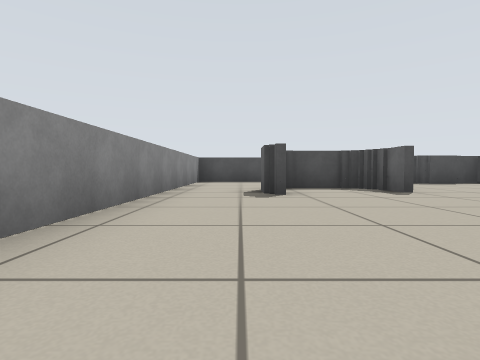
view 1 (above)

20 first-person views from a walk through a Stage world. The camera is 0.39 m above the floor, tilts 2° down and sees 80° across. The lines on the ground mark 1 m squares. The floor is counted in squares, 1 m on a side. Each view is taken from the middle of a square. On the plan, view 1 faces up. The plan holds only what a view shows up to about 9 squares ahead; the rest is blank. Robots are left out.

view 2
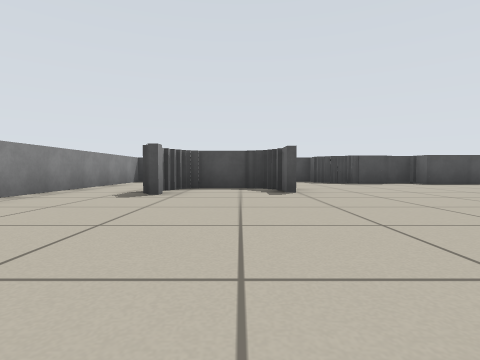

view 3
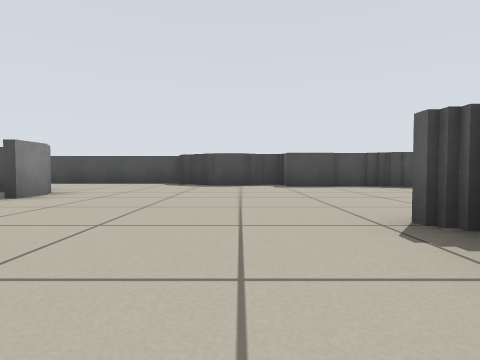

view 4
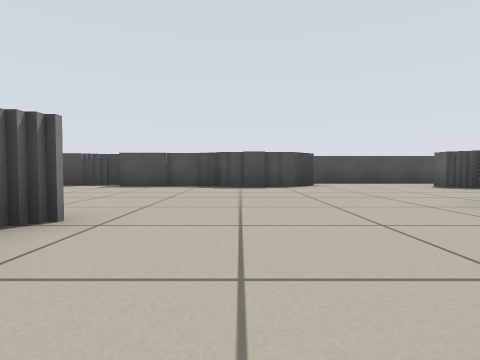

view 5
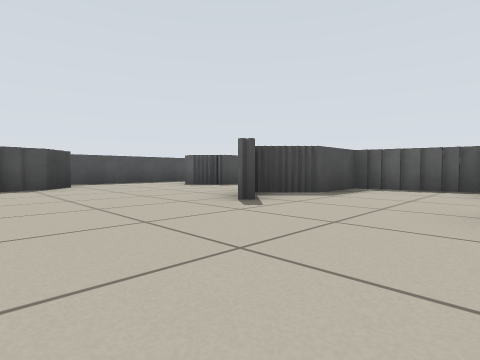

view 6
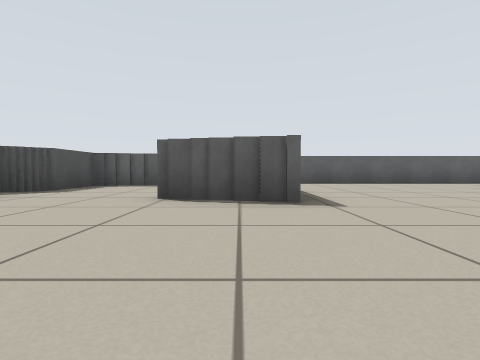

view 7
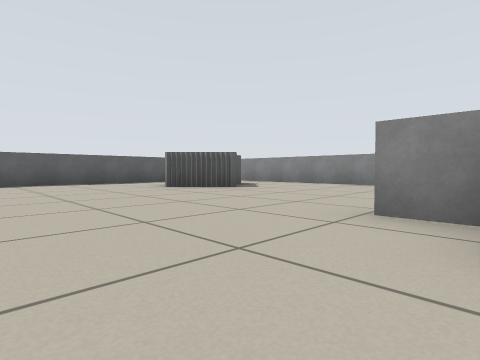

view 8
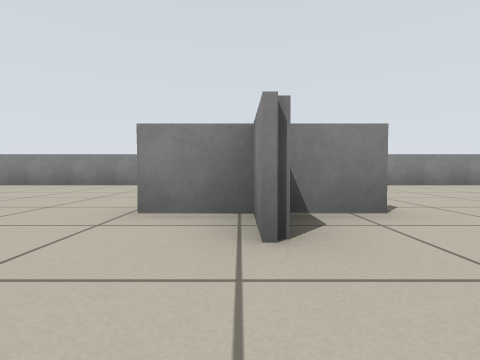

view 9
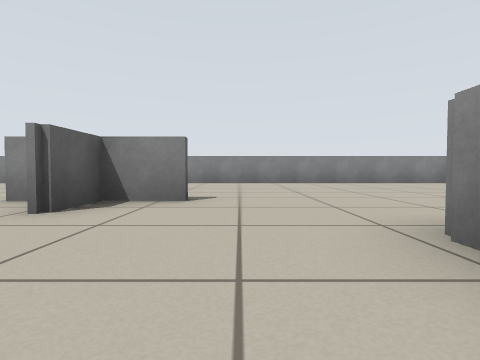

view 10
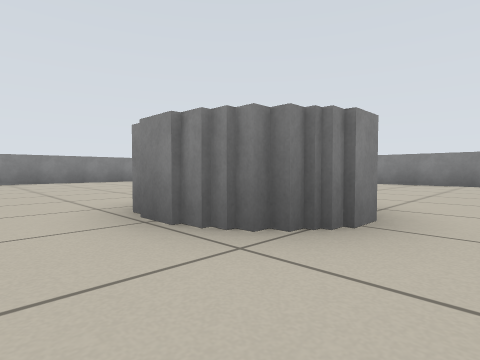

view 11
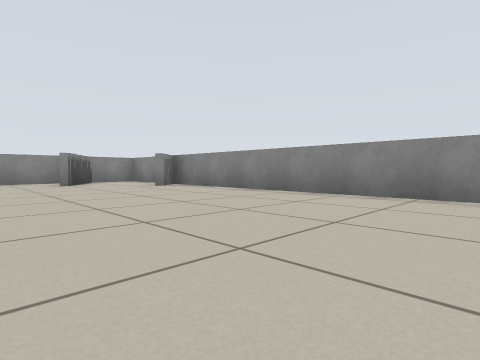

view 12
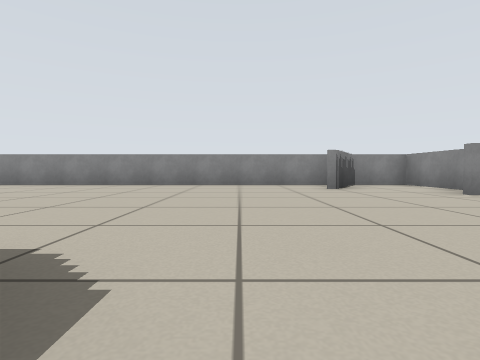

view 13
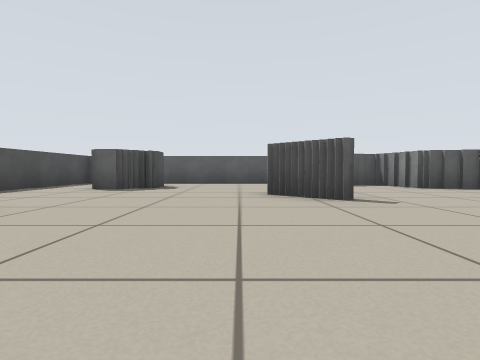

view 14
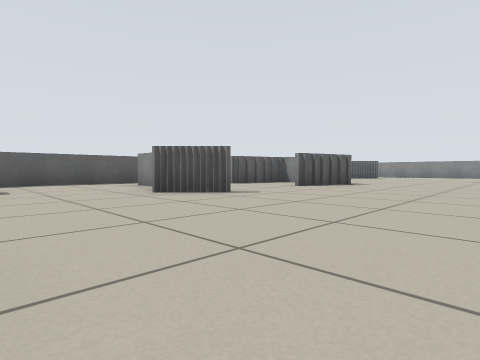

view 15
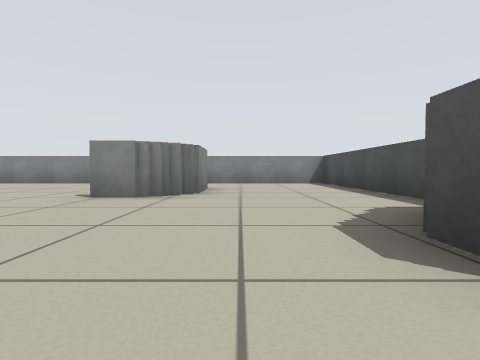

view 16
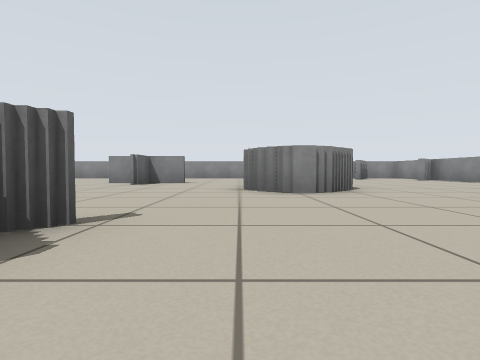

view 17
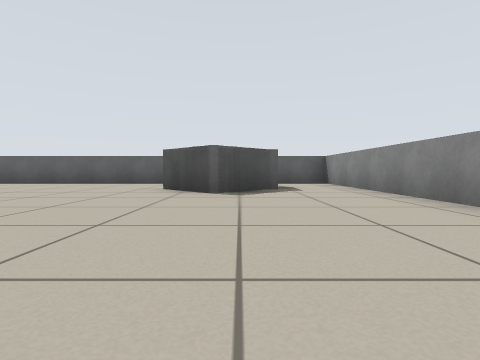

view 18
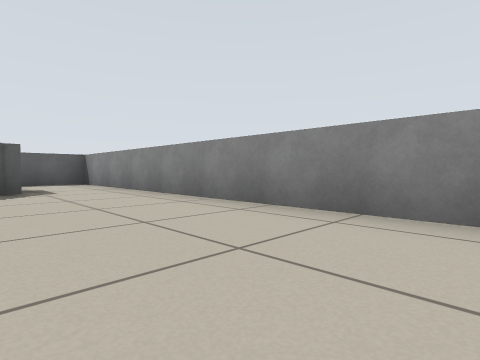

view 19
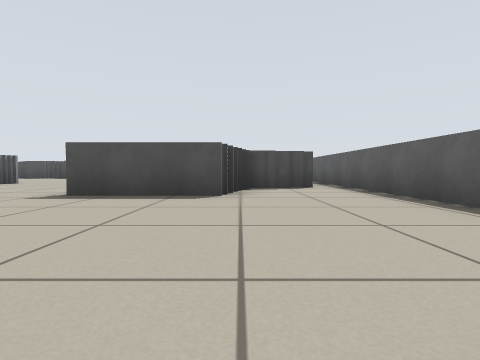

view 20
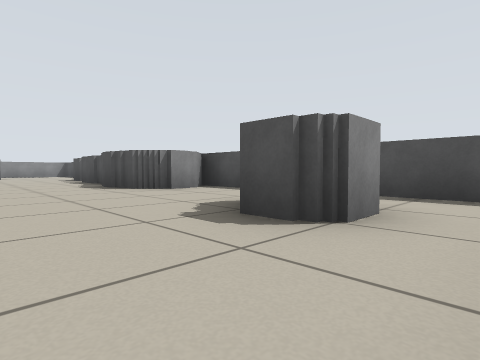

### Floor plan
Ten units are one square. View 1 is at (0, 0); x grows to the right and y downward. Boxes are objects, and circles mark ways between rooms. Rooms are numbered by the first view taken in them; rooms with no view inside come last. Other rooms are left out.
<svg viewBox="-19 -99 198 199">
<path fill="none" stroke="#000" d="M52 10 58 10 58 28M45 8 54 8M89 35 89 46 100 46M41 10 46 10M38 14 42 14M126 2 126 -10M76 46 87 46 87 35M132 -40 132 -45M148 7 125 7 125 1M28 -49 28 -59M30 -58 30 -49M95 -78 72 -78M152 -37 160 -37M161 -10 151 -10M25 -62 9 -62M62 -81 51 -81M114 -76 94 -76M141 59 147 59 147 54M72 -85 61 -85M4 -45 4 -55M168 -13 160 -13M52 -85 46 -85 46 -90M117 -82 117 -78M7 -59 7 -52M10 -63 24 -63M118 -90 118 -81M147 -72 147 -80M42 -94 -14 -94 -14 71M147 79 147 74M-10 64 -5 64M161 -78 161 -68 150 -68M-14 75 -14 95 1 95M6 95 174 95 174 -72M165 -94 111 -94M149 -4 149 -12 161 -12M161 -26 161 -35 142 -35M162 -18 162 -28M147 1 147 -5"/>
<circle cx="130" cy="-25" r="3" fill="#2a7"/>
<text x="80" y="0">1</text>
<text x="140" y="-20">2</text>
</svg>
Room 1 opens to room 2.

Where each view was taken, in squares from view 1:
view 1: 0 up, 0 right, facing up
view 2: 0 up, 2 right, facing up
view 3: 1 up, 6 right, facing up
view 4: 1 up, 10 right, facing up
view 5: 1 up, 10 right, facing up-right
view 6: 0 up, 9 right, facing right
view 7: 2 down, 9 right, facing down-right
view 8: 2 down, 9 right, facing down
view 9: 1 down, 7 right, facing down
view 10: 0 up, 7 right, facing down-left
view 11: 0 up, 3 right, facing down-left
view 12: 2 down, 3 right, facing down
view 13: 5 up, 9 right, facing right
view 14: 7 up, 9 right, facing down-right
view 15: 7 up, 7 right, facing left
view 16: 4 up, 6 right, facing down
view 17: 7 down, 9 right, facing right
view 18: 7 down, 9 right, facing down-right
view 19: 5 down, 15 right, facing up
view 20: 5 up, 17 right, facing up-left
